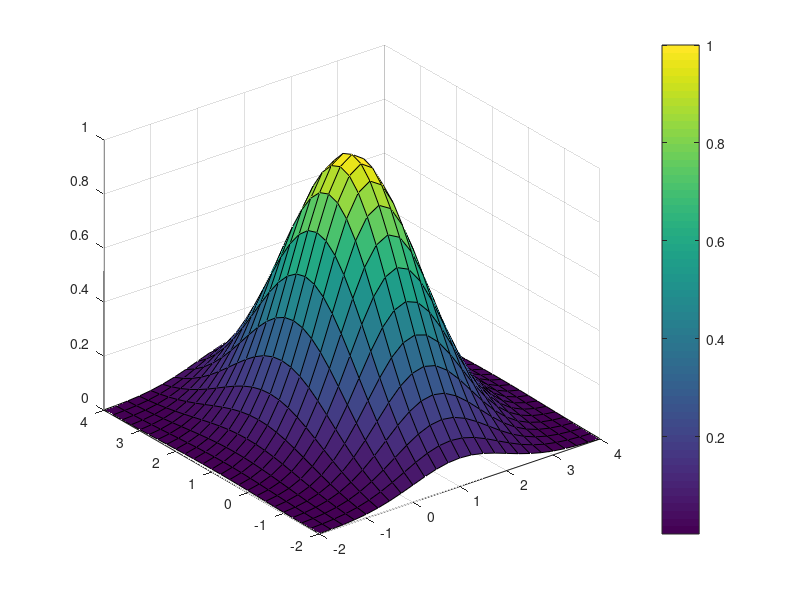
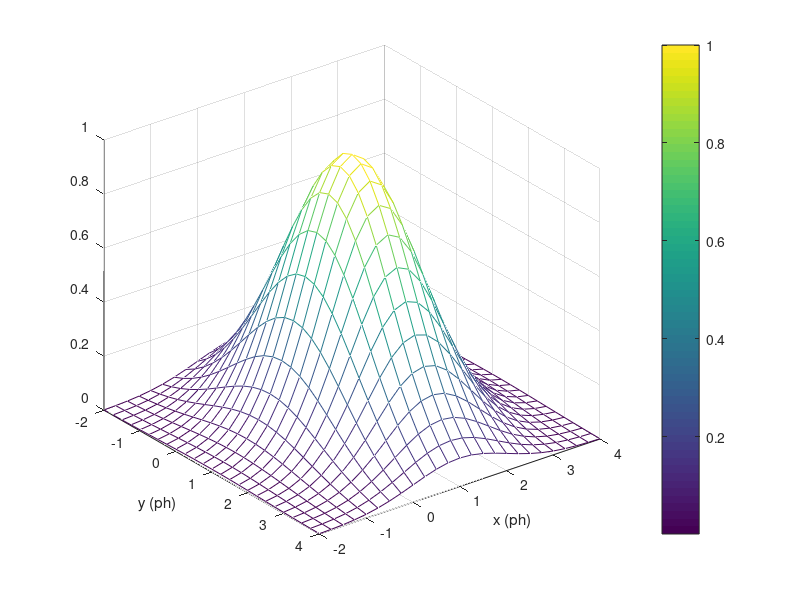
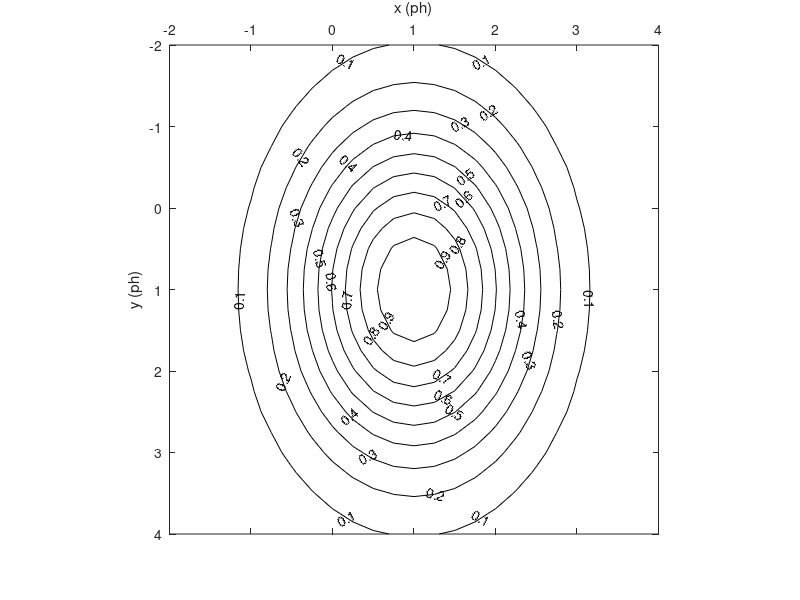

Write MATLAB code to recreate these figures, in order. (Note: this script raises an error after producing the figures.)
%% to learn about constrained optimisation function in matlab fmincon()
% let's use a convex function y = exp(-((x - mu)/(2*sigma))^2)
% so mu and sigma are the parameters

%% define the function - a 2D Gaussian - which we'll run the optimisation 
% function over with various plots to show it 
% define the parameters
parameter_Optimal = struct('mean', [1 1], 'var', [1 0; 0 2]);
x1 = -2:0.25:4;
x2 = x1;
[X1 X2] = meshgrid(x1,x2);
y = exp(-1/2*((1/parameter_Optimal.var(1,1))*(X1-parameter_Optimal.mean(1)).^2+(1/parameter_Optimal.var(2,2))*(X2-parameter_Optimal.mean(2)).^2));

% a surface plot
figure(1)
surf(X1,X2,y)
colorbar

% a perspective plot using mesh() with colormap
figure(2)
mesh(X1,X2,y)
xlabel('x (ph)')
ylabel('y (ph)')
set(gca,'ydir','reverse');
colorbar

% a contour plot (black and white)
figure(3)
v = 0:0.1:1;
[C,h] = contour(X1,X2,y,v);
axis square
clabel(C,h)
xlabel('x (ph)')
ylabel('y (ph)')
set(gca,'ydir','reverse');
set(gca,'XAxisLocation','top');
colormap([0 0 0]);



%% Optimisation
fun = @(x) -exp(-1/2*((1/parameter_Optimal.var(1,1))*(x(1)-parameter_Optimal.mean(1)).^2+(1/parameter_Optimal.var(2,2))*(x(2)-parameter_Optimal.mean(2)).^2));
A = [];
b = [];
Aeq = [];
beq = [];
lb = [0;0];
ub = [];
x0 = [0.5;0.5];
nonlcon = [];
options = optimoptions('fmincon', 'Display', 'iter', 'Algorithm','interior-point');
[x, fval, exitflag] = fmincon(fun,x0,A,b,Aeq,beq,lb,ub,nonlcon,options);


